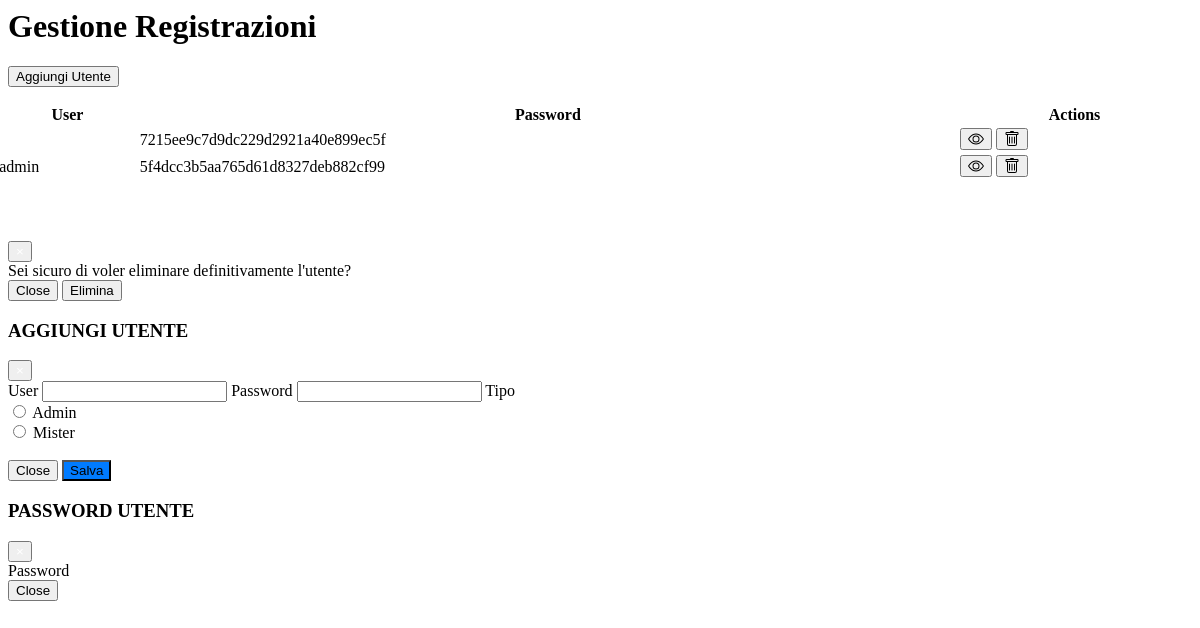
The page /gestionale/pagine/AreaRegistrazioni/registrazioni.php (signed in) on the database as committed earlier.
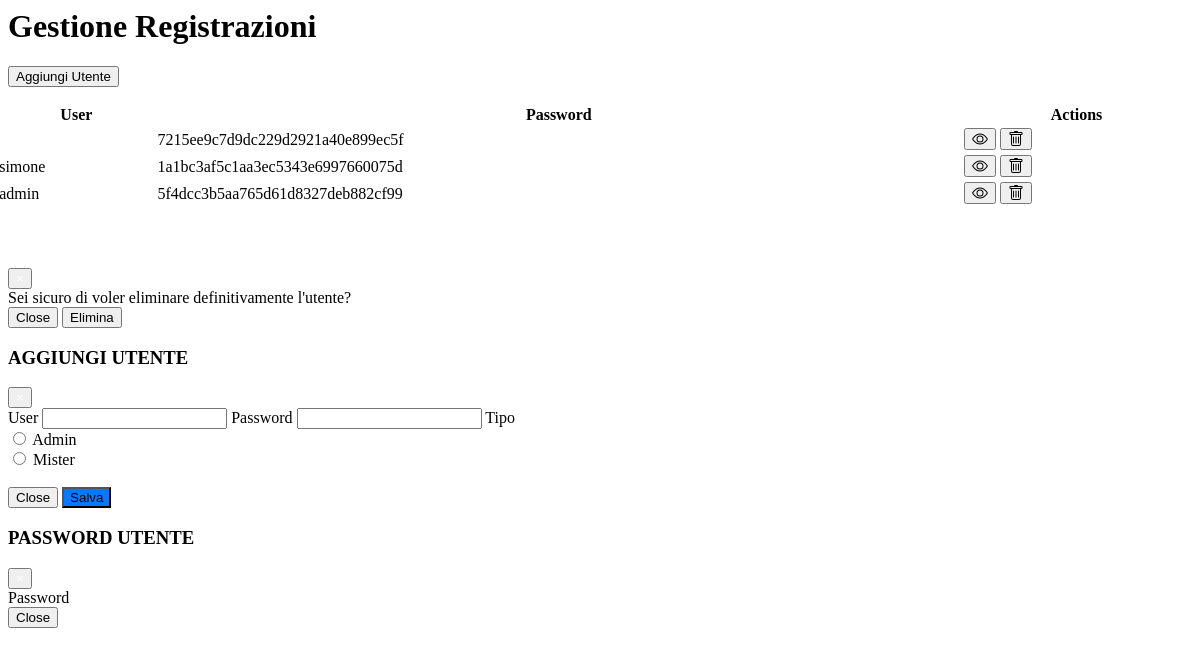
The same page on the database as committed later.
### tables this page shows
CREATE TABLE `utenti` (
  `id` int(10) UNSIGNED NOT NULL,
  `user` varchar(32) NOT NULL,
  `password` char(32) NOT NULL,
  `tipo` int(11) NOT NULL DEFAULT 0
);

### gestionale/pagine/AreaRegistrazioni/tabellaRegistrazioni.php (the view, shortened to what this page needs)
<div class="limiter pt-3" style="margin-left:-1%">
    <div class="container-table100">
        <div class="wrap-table100">
            <div class="table100">
                <?php
                $sql = "SELECT *
                            FROM utenti
                            ORDER BY id DESC";
                echo "<table class='display shadow-lg tabellaGiocatori' style='width:100%'><thead><tr>";
                echo "      <th class='pl-4'> User</th>";
                echo "      <th> Password</th>";
                echo "      <th class='column4'> Actions</th>";
                echo "</tr></thead><tbody>";
                if ($result = mysqli_query($link, $sql)) {
                    if (mysqli_num_rows($result) > 0) {
                        while ($row = mysqli_fetch_array($result)) {
                            echo "<tr>";
                            echo "<td class='pl-4'>" . $row['user'] . "</td>";
                            echo "<td>" . $row['password'] . "</td>";
                            echo "<td class='column4 pr-4'>
                                        <button type='button' class='btn btn-outline-info' data-bs-toggle='modal' data-bs-target='#visualizza' data-bs-whatever='" . $row['password'] . "'>
                                                <svg xmlns='http://www.w3.org/2000/svg' width='16' height='16' fill='currentColor' class='bi bi-eye' viewBox='0 0 16 16'>
                                                    <path d='M16 8s-3-5.5-8-5.5S0 8 0 8s3 5.5 8 5.5S16 8 16 8zM1.173 8a13.133 13.133 0 0 1 1.66-2.043C4.12 4.668 5.88 3.5 8 3.5c2.12 0 3.879 1.168 5.168 2.457A13.133 13.133 0 0 1 14.828 8c-.058.087-.122.183-.195.288-.335.48-.83 1.12-1.465 1.755C11.879 11.332 10.119 12.5 8 12.5c-2.12 0-3.879-1.168-5.168-2.457A13.134 13.134 0 0 1 1.172 8z'/>
                                                    <path d='M8 5.5a2.5 2.5 0 1 0 0 5 2.5 2.5 0 0 0 0-5zM4.5 8a3.5 3.5 0 1 1 7 0 3.5 3.5 0 0 1-7 0z'/>
                                                </svg>
                                            </button>
                                        <button type='button' class='btn btn-outline-danger' data-bs-toggle='modal' data-bs-target='#elimina' data-bs-whatever='" . $row['id'] . "'>
                                            <svg xmlns='http://www.w3.org/2000/svg' width='16' height='16' fill='currentColor' class='bi bi-trash' viewBox='0 0 16 16'>
                                                <path d='M5.5 5.5A.5.5 0 0 1 6 6v6a.5.5 0 0 1-1 0V6a.5.5 0 0 1 .5-.5zm2.5 0a.5.5 0 0 1 .5.5v6a.5.5 0 0 1-1 0V6a.5.5 0 0 1 .5-.5zm3 .5a.5.5 0 0 0-1 0v6a.5.5 0 0 0 1 0V6z'/>
                                                <path fill-rule='evenodd' d='M14.5 3a1 1 0 0 1-1 1H13v9a2 2 0 0 1-2 2H5a2 2 0 0 1-2-2V4h-.5a1 1 0 0 1-1-1V2a1 1 0 0 1 1-1H6a1 1 0 0 1 1-1h2a1 1 0 0 1 1 1h3.5a1 1 0 0 1 1 1v1zM4.118 4 4 4.059V13a1 1 0 0 0 1 1h6a1 1 0 0 0 1-1V4.059L11.882 4H4.118zM2.5 3V2h11v1h-11z'/>
                                            </svg>
                                        </button>
                                        " . "</td>";
                        }
                    }
                } else {
                    echo "ERROR: Could not able to execute $sql. " . mysqli_error($link);
                }
                echo "</tbody></table>";
                ?>
            </div>
        </div>
    </div>
</div>

Rows that differ between the two databases and show on the page:
added utenti: user "simone", password "1a1bc3af5c1aa3ec5343e6997660075d"
